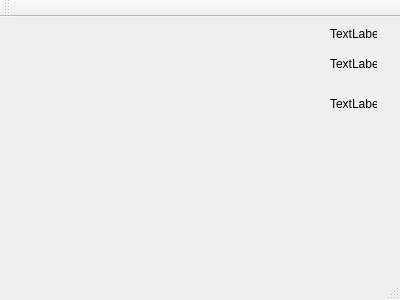
<?xml version="1.0" encoding="UTF-8"?>
<ui version="4.0">
 <class>MainWindow</class>
 <widget class="QMainWindow" name="MainWindow">
  <property name="geometry">
   <rect>
    <x>0</x>
    <y>0</y>
    <width>400</width>
    <height>300</height>
   </rect>
  </property>
  <property name="windowTitle">
   <string>MainWindow</string>
  </property>
  <widget class="QWidget" name="centralWidget">
   <widget class="QLabel" name="lblKey">
    <property name="geometry">
     <rect>
      <x>330</x>
      <y>10</y>
      <width>47</width>
      <height>13</height>
     </rect>
    </property>
    <property name="text">
     <string>TextLabel</string>
    </property>
   </widget>
   <widget class="QLabel" name="lblX">
    <property name="geometry">
     <rect>
      <x>330</x>
      <y>40</y>
      <width>47</width>
      <height>13</height>
     </rect>
    </property>
    <property name="text">
     <string>TextLabel</string>
    </property>
   </widget>
   <widget class="QLabel" name="lblY">
    <property name="geometry">
     <rect>
      <x>330</x>
      <y>80</y>
      <width>47</width>
      <height>13</height>
     </rect>
    </property>
    <property name="text">
     <string>TextLabel</string>
    </property>
   </widget>
  </widget>
  <widget class="QMenuBar" name="menuBar">
   <property name="geometry">
    <rect>
     <x>0</x>
     <y>0</y>
     <width>400</width>
     <height>21</height>
    </rect>
   </property>
  </widget>
  <widget class="QToolBar" name="mainToolBar">
   <attribute name="toolBarArea">
    <enum>TopToolBarArea</enum>
   </attribute>
   <attribute name="toolBarBreak">
    <bool>false</bool>
   </attribute>
  </widget>
  <widget class="QStatusBar" name="statusBar"/>
 </widget>
 <layoutdefault spacing="6" margin="11"/>
 <resources/>
 <connections/>
</ui>
